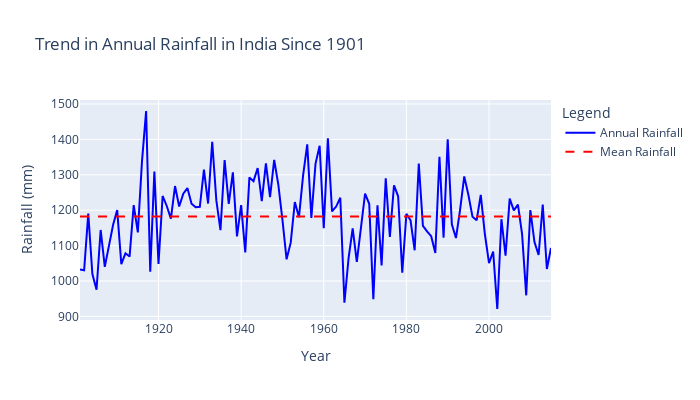

The notebook cell this image was saved under:
### Markdown cell above
Let's visualize these plots to get started with rainfall trends in India analysis:

### Code cell
import plotly.graph_objects as go
import plotly.express as px

# analyze trends in annual rainfall over time
annual_rainfall = rainfall_data[['YEAR','ANNUAL']]

fig_annual = go.Figure()
fig_annual.add_trace(go.Scatter(x=annual_rainfall['YEAR'],
                                y=annual_rainfall['ANNUAL'],
                                mode='lines',
                                name='Annual Rainfall',
                                line=dict(color='blue', width=2)))

fig_annual.add_trace(go.Scatter(
    x=annual_rainfall['YEAR'],
    y=[annual_rainfall['ANNUAL'].mean()]*len(annual_rainfall['YEAR']),
    mode='lines',
    name='Mean Rainfall',
    line = dict(color='red',dash='dash')
))

fig_annual.update_layout(
    title='Trend in Annual Rainfall in India Since 1901',
    xaxis_title='Year',
    yaxis_title='Rainfall (mm)',
    legend=dict(title='Legend'),
    height = 400,
    width = 700
)

fig_annual.show()
